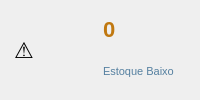
        <widget class="QFrame" name="cardEstoqueBaixo">
         <property name="styleSheet">
          <string notr="true">QFrame#cardEstoqueBaixo{background-color:#ffffff;border:1px solid #a8c4d8;border-radius:6px;}</string>
         </property>
         <layout class="QHBoxLayout" name="cardEstoqueBaixoHL">
          <property name="leftMargin">
           <number>14</number>
          </property>
          <property name="topMargin">
           <number>8</number>
          </property>
          <property name="rightMargin">
           <number>14</number>
          </property>
          <property name="bottomMargin">
           <number>8</number>
          </property>
          <item>
           <widget class="QLabel" name="lblIconEstBaixo">
            <property name="styleSheet">
             <string notr="true">font-size:22px;</string>
            </property>
            <property name="text">
             <string>⚠</string>
            </property>
           </widget>
          </item>
          <item>
           <layout class="QVBoxLayout">
            <property name="spacing">
             <number>0</number>
            </property>
            <item>
             <widget class="QLabel" name="lblEstoqueBaixoValor">
              <property name="styleSheet">
               <string notr="true">font-size:22px;font-weight:bold;color:#c07810;</string>
              </property>
              <property name="text">
               <string>0</string>
              </property>
             </widget>
            </item>
            <item>
             <widget class="QLabel" name="lblEstoqueBaixoLabel">
              <property name="styleSheet">
               <string notr="true">font-size:11px;color:#5580a0;</string>
              </property>
              <property name="text">
               <string>Estoque Baixo</string>
              </property>
             </widget>
            </item>
           </layout>
          </item>
         </layout>
        </widget>
